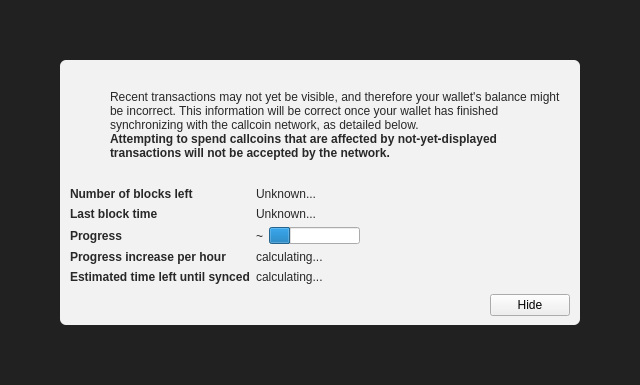
<?xml version="1.0" encoding="UTF-8"?>
<ui version="4.0">
 <class>ModalOverlay</class>
 <widget class="ModalOverlay" name="ModalOverlay">
  <property name="geometry">
   <rect>
    <x>0</x>
    <y>0</y>
    <width>640</width>
    <height>385</height>
   </rect>
  </property>
  <property name="windowTitle">
   <string>Form</string>
  </property>
  <layout class="QVBoxLayout" name="verticalLayout" stretch="0">
   <property name="sizeConstraint">
    <enum>QLayout::SetDefaultConstraint</enum>
   </property>
   <property name="leftMargin">
    <number>0</number>
   </property>
   <property name="topMargin">
    <number>0</number>
   </property>
   <property name="rightMargin">
    <number>0</number>
   </property>
   <property name="bottomMargin">
    <number>0</number>
   </property>
   <item>
    <widget class="QWidget" name="bgWidget" native="true">
     <property name="styleSheet">
      <string notr="true">#bgWidget { background: rgba(0,0,0,220); }</string>
     </property>
     <layout class="QVBoxLayout" name="verticalLayoutMain" stretch="1">
      <property name="leftMargin">
       <number>60</number>
      </property>
      <property name="topMargin">
       <number>60</number>
      </property>
      <property name="rightMargin">
       <number>60</number>
      </property>
      <property name="bottomMargin">
       <number>60</number>
      </property>
      <item>
       <widget class="QWidget" name="contentWidget" native="true">
        <property name="styleSheet">
         <string notr="true">#contentWidget { background: rgba(255,255,255,240); border-radius: 6px; }

QLabel { color: rgb(40,40,40);  }</string>
        </property>
        <layout class="QVBoxLayout" name="verticalLayoutSub" stretch="1,0,0,0">
         <property name="spacing">
          <number>0</number>
         </property>
         <property name="leftMargin">
          <number>10</number>
         </property>
         <property name="topMargin">
          <number>10</number>
         </property>
         <property name="rightMargin">
          <number>10</number>
         </property>
         <property name="bottomMargin">
          <number>10</number>
         </property>
         <item>
          <layout class="QHBoxLayout" name="horizontalLayoutIconText" stretch="0,1">
           <property name="topMargin">
            <number>20</number>
           </property>
           <item>
            <layout class="QVBoxLayout" name="verticalLayoutIcon">
             <property name="leftMargin">
              <number>0</number>
             </property>
             <item>
              <widget class="QPushButton" name="warningIcon">
               <property name="enabled">
                <bool>false</bool>
               </property>
               <property name="text">
                <string/>
               </property>
               <property name="icon">
                <iconset>
                 <normaloff>:/icons/warning</normaloff>
                 <disabledoff>:/icons/warning</disabledoff>:/icons/warning</iconset>
               </property>
               <property name="iconSize">
                <size>
                 <width>48</width>
                 <height>48</height>
                </size>
               </property>
               <property name="flat">
                <bool>true</bool>
               </property>
              </widget>
             </item>
             <item>
              <spacer name="verticalSpacerWarningIcon">
               <property name="orientation">
                <enum>Qt::Vertical</enum>
               </property>
               <property name="sizeHint" stdset="0">
                <size>
                 <width>20</width>
                 <height>40</height>
                </size>
               </property>
              </spacer>
             </item>
            </layout>
           </item>
           <item>
            <layout class="QVBoxLayout" name="verticalLayoutInfoText">
             <property name="leftMargin">
              <number>0</number>
             </property>
             <property name="topMargin">
              <number>0</number>
             </property>
             <item>
              <widget class="QLabel" name="infoText">
               <property name="text">
                <string>Recent transactions may not yet be visible, and therefore your wallet's balance might be incorrect. This information will be correct once your wallet has finished synchronizing with the callcoin network, as detailed below.</string>
               </property>
               <property name="textFormat">
                <enum>Qt::RichText</enum>
               </property>
               <property name="wordWrap">
                <bool>true</bool>
               </property>
              </widget>
             </item>
             <item>
              <widget class="QLabel" name="infoTextStrong">
               <property name="font">
                <font>
                 <weight>75</weight>
                 <bold>true</bold>
                </font>
               </property>
               <property name="text">
                <string>Attempting to spend callcoins that are affected by not-yet-displayed transactions will not be accepted by the network.</string>
               </property>
               <property name="textFormat">
                <enum>Qt::RichText</enum>
               </property>
               <property name="wordWrap">
                <bool>true</bool>
               </property>
              </widget>
             </item>
             <item>
              <spacer name="verticalSpacerInTextSpace">
               <property name="orientation">
                <enum>Qt::Vertical</enum>
               </property>
               <property name="sizeHint" stdset="0">
                <size>
                 <width>20</width>
                 <height>40</height>
                </size>
               </property>
              </spacer>
             </item>
            </layout>
           </item>
          </layout>
         </item>
         <item>
          <spacer name="verticalSpacerAfterText">
           <property name="orientation">
            <enum>Qt::Vertical</enum>
           </property>
           <property name="sizeHint" stdset="0">
            <size>
             <width>20</width>
             <height>40</height>
            </size>
           </property>
          </spacer>
         </item>
         <item>
          <layout class="QFormLayout" name="formLayout">
           <property name="fieldGrowthPolicy">
            <enum>QFormLayout::FieldsStayAtSizeHint</enum>
           </property>
           <property name="horizontalSpacing">
            <number>6</number>
           </property>
           <property name="verticalSpacing">
            <number>6</number>
           </property>
           <property name="topMargin">
            <number>10</number>
           </property>
           <item row="0" column="0">
            <widget class="QLabel" name="labelNumberOfBlocksLeft">
             <property name="font">
              <font>
               <weight>75</weight>
               <bold>true</bold>
              </font>
             </property>
             <property name="text">
              <string>Number of blocks left</string>
             </property>
            </widget>
           </item>
           <item row="0" column="1">
            <widget class="QLabel" name="numberOfBlocksLeft">
             <property name="text">
              <string>Unknown...</string>
             </property>
            </widget>
           </item>
           <item row="1" column="0">
            <widget class="QLabel" name="labelLastBlockTime">
             <property name="font">
              <font>
               <weight>75</weight>
               <bold>true</bold>
              </font>
             </property>
             <property name="text">
              <string>Last block time</string>
             </property>
            </widget>
           </item>
           <item row="1" column="1">
            <widget class="QLabel" name="newestBlockDate">
             <property name="sizePolicy">
              <sizepolicy hsizetype="Maximum" vsizetype="Preferred">
               <horstretch>0</horstretch>
               <verstretch>0</verstretch>
              </sizepolicy>
             </property>
             <property name="text">
              <string>Unknown...</string>
             </property>
            </widget>
           </item>
           <item row="2" column="0">
            <widget class="QLabel" name="labelSyncDone">
             <property name="font">
              <font>
               <weight>75</weight>
               <bold>true</bold>
              </font>
             </property>
             <property name="text">
              <string>Progress</string>
             </property>
            </widget>
           </item>
           <item row="2" column="1">
            <layout class="QHBoxLayout" name="horizontalLayoutSync" stretch="0,1">
             <item>
              <widget class="QLabel" name="percentageProgress">
               <property name="text">
                <string notr="true">~</string>
               </property>
              </widget>
             </item>
             <item>
              <widget class="QProgressBar" name="progressBar">
               <property name="value">
                <number>24</number>
               </property>
               <property name="format">
                <string/>
               </property>
              </widget>
             </item>
            </layout>
           </item>
           <item row="4" column="0">
            <widget class="QLabel" name="labelProgressIncrease">
             <property name="font">
              <font>
               <weight>75</weight>
               <bold>true</bold>
              </font>
             </property>
             <property name="text">
              <string>Progress increase per hour</string>
             </property>
            </widget>
           </item>
           <item row="4" column="1">
            <widget class="QLabel" name="progressIncreasePerH">
             <property name="text">
              <string>calculating...</string>
             </property>
            </widget>
           </item>
           <item row="5" column="0">
            <widget class="QLabel" name="labelEstimatedTimeLeft">
             <property name="font">
              <font>
               <weight>75</weight>
               <bold>true</bold>
              </font>
             </property>
             <property name="text">
              <string>Estimated time left until synced</string>
             </property>
            </widget>
           </item>
           <item row="5" column="1">
            <widget class="QLabel" name="expectedTimeLeft">
             <property name="text">
              <string>calculating...</string>
             </property>
            </widget>
           </item>
          </layout>
         </item>
         <item>
          <layout class="QHBoxLayout" name="horizontalLayoutButtons">
           <property name="leftMargin">
            <number>10</number>
           </property>
           <property name="topMargin">
            <number>10</number>
           </property>
           <item>
            <spacer name="horizontalSpacer">
             <property name="orientation">
              <enum>Qt::Horizontal</enum>
             </property>
             <property name="sizeHint" stdset="0">
              <size>
               <width>40</width>
               <height>20</height>
              </size>
             </property>
            </spacer>
           </item>
           <item>
            <widget class="QPushButton" name="closeButton">
             <property name="text">
              <string>Hide</string>
             </property>
            </widget>
           </item>
          </layout>
         </item>
        </layout>
       </widget>
      </item>
     </layout>
    </widget>
   </item>
  </layout>
 </widget>
 <customwidgets>
  <customwidget>
   <class>ModalOverlay</class>
   <extends>QWidget</extends>
   <header>modaloverlay.h</header>
   <container>1</container>
  </customwidget>
 </customwidgets>
 <resources/>
 <connections/>
</ui>
